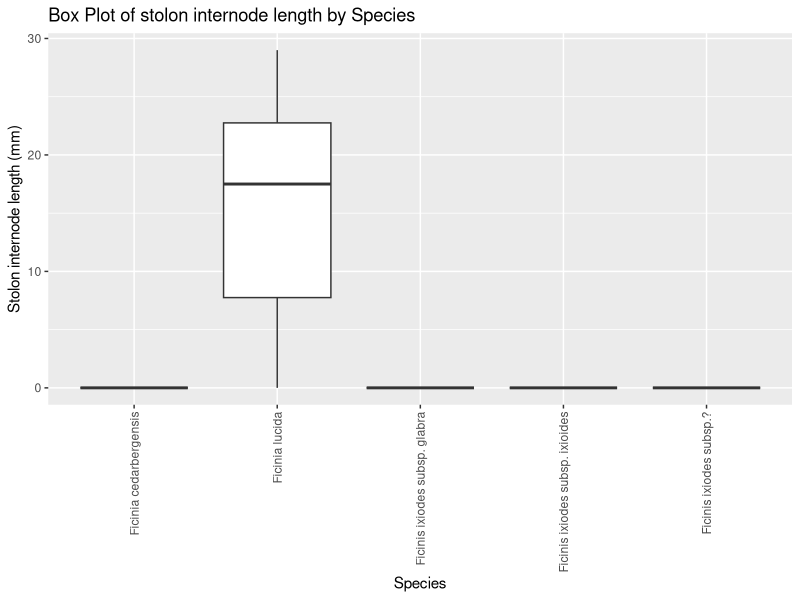
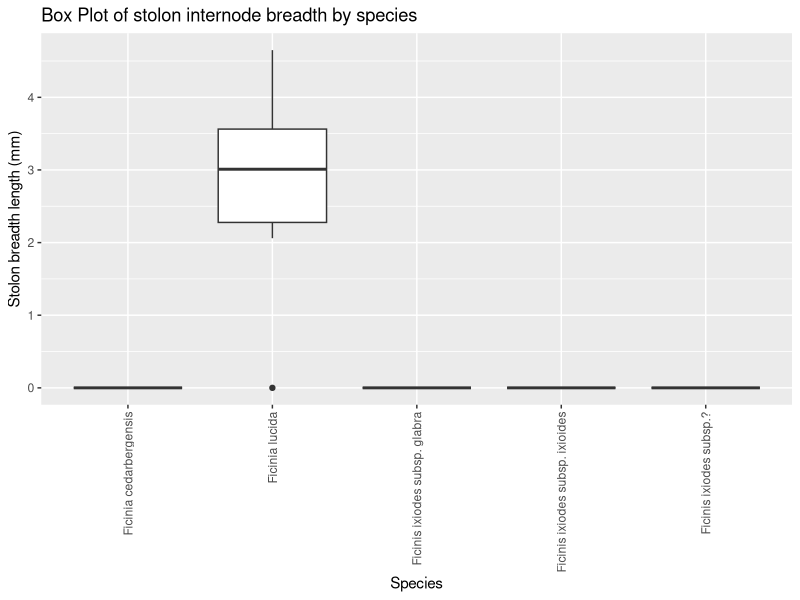
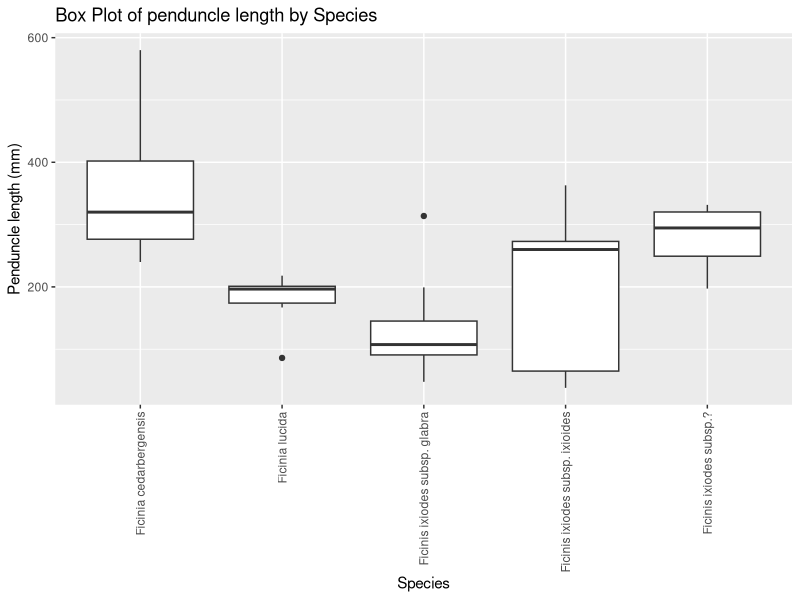
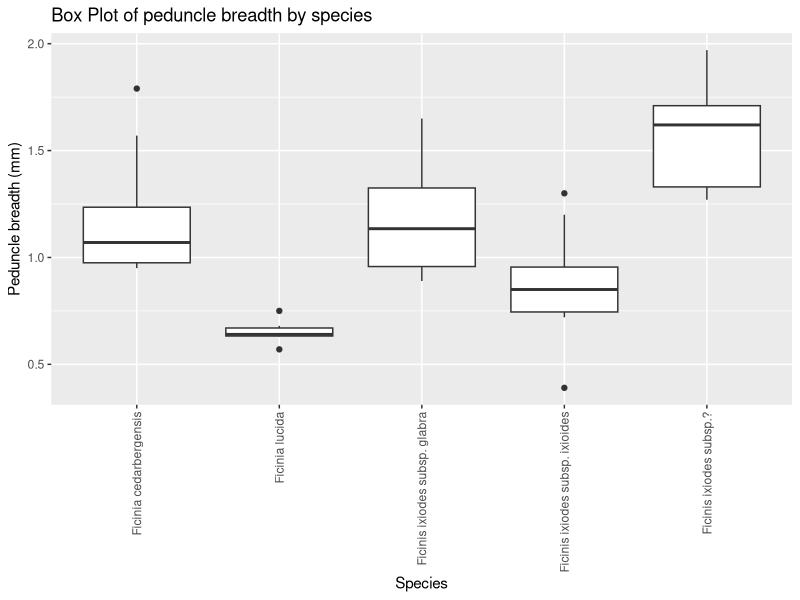
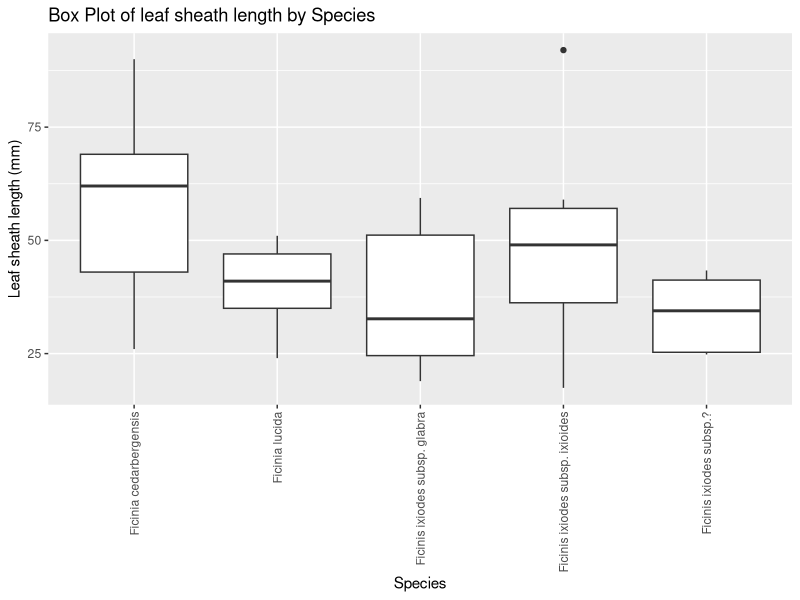
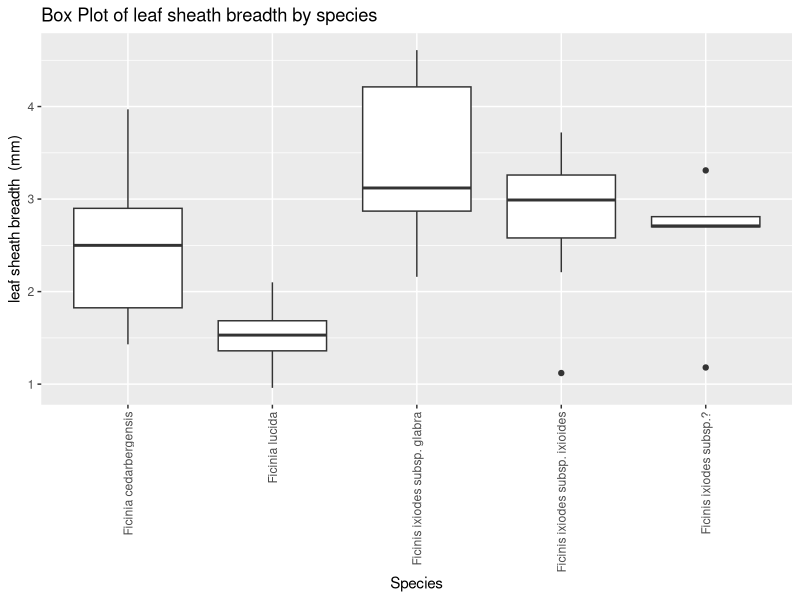
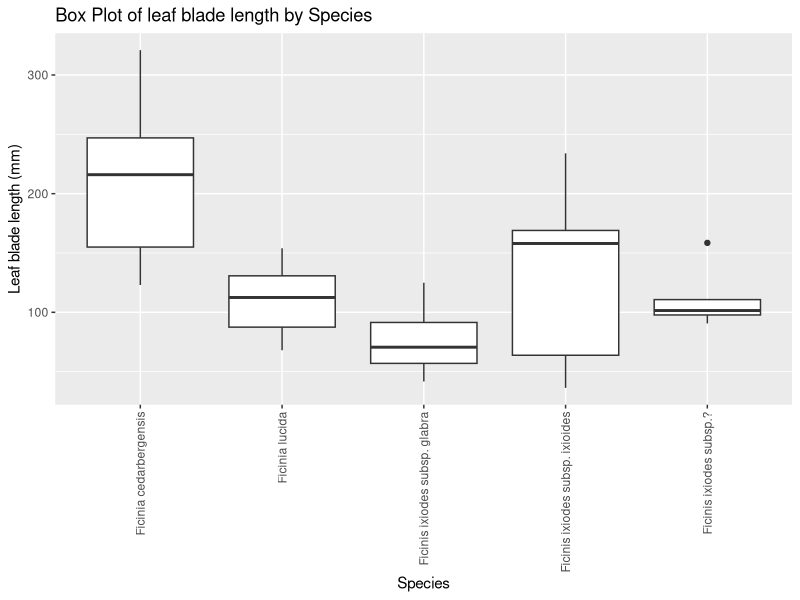
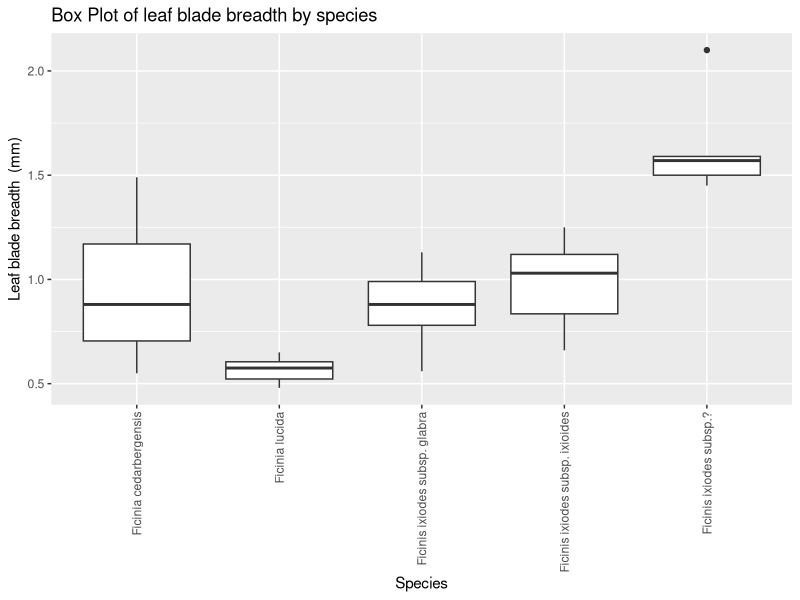

Write R code to recreate these figures, in order.
#---- Loading packages ----
install.packages('tidyverse')
library('tidyverse')
tidyverse_packages()


#---- Reading in data and data exploration ----

dat <- read.csv("data/raw_morph.csv") # reading in data

# Stolon internode

pdf("figures/exploration/stolon.pdf")

ggplot(data = dat, aes(x = Species, y = `SIL`)) + geom_boxplot() + labs(title = "Box Plot of stolon internode length by Species",x = "Species", y = "Stolon internode length (mm)") + theme(axis.text.x = element_text(angle = 90, hjust = 1, vjust = 0.5)) 

ggplot(data = dat, aes(x = Species, y = `SIB`)) + geom_boxplot() + labs(title = "Box Plot of stolon internode breadth by species",x = "Species", y = "Stolon breadth length (mm)") + theme(axis.text.x = element_text(angle = 90, hjust = 1, vjust = 0.5)) 

dev.off()

# Peduncle

pdf("figures/exploration/penducle.pdf")

ggplot(data = dat, aes(x = Species, y = `PL`)) + geom_boxplot() + labs(title = "Box Plot of penduncle length by Species",x = "Species", y = "Penduncle length (mm)") + theme(axis.text.x = element_text(angle = 90, hjust = 1, vjust = 0.5)) 

ggplot(data = dat, aes(x = Species, y = `PB`)) + geom_boxplot() + labs(title = "Box Plot of peduncle breadth by species",x = "Species", y = "Peduncle breadth (mm)") + theme(axis.text.x = element_text(angle = 90, hjust = 1, vjust = 0.5)) 

dev.off()

# Leaf sheath

pdf("figures/exploration/leaf sheath.pdf")

ggplot(data = dat, aes(x = Species, y = `LSL`)) + geom_boxplot() + labs(title = "Box Plot of leaf sheath length by Species",x = "Species", y = "Leaf sheath length (mm)") + theme(axis.text.x = element_text(angle = 90, hjust = 1, vjust = 0.5)) 

ggplot(data = dat, aes(x = Species, y = `LSB`)) + geom_boxplot() + labs(title = "Box Plot of leaf sheath breadth by species",x = "Species", y = "leaf sheath breadth  (mm)") + theme(axis.text.x = element_text(angle = 90, hjust = 1, vjust = 0.5)) 

dev.off()

# Leaf blade

pdf("figures/exploration/leaf blade.pdf")

ggplot(data = dat, aes(x = Species, y = `LBL`)) + geom_boxplot() + labs(title = "Box Plot of leaf blade length by Species",x = "Species", y = "Leaf blade length (mm)") + theme(axis.text.x = element_text(angle = 90, hjust = 1, vjust = 0.5)) 

ggplot(data = dat, aes(x = Species, y = `LBB`)) + geom_boxplot() + labs(title = "Box Plot of leaf blade breadth by species",x = "Species", y = "Leaf blade breadth  (mm)") + theme(axis.text.x = element_text(angle = 90, hjust = 1, vjust = 0.5)) 

dev.off()

# Inflorescence 

pdf("figures/exploration/inflorescence.pdf")

ggplot(data = dat, aes(x = Species, y = `IL`)) + geom_boxplot() + labs(title = "Box Plot of inflorescence length by Species",x = "Species", y = "Inflorescence length (mm)") + theme(axis.text.x = element_text(angle = 90, hjust = 1, vjust = 0.5)) 

ggplot(data = dat, aes(x = Species, y = `IB`)) + geom_boxplot() + labs(title = "Box Plot of inflorescence breadth by species",x = "Species", y = "Inflorescence breadth (mm)") + theme(axis.text.x = element_text(angle = 90, hjust = 1, vjust = 0.5)) 

dev.off()

# Inflorescence bract

pdf("figures/exploration/inflorescence bract.pdf")

ggplot(data = dat, aes(x = Species, y = `IBL`)) + geom_boxplot() + labs(title = "Box Plot of inflorescence bract length by Species",x = "Species", y = "Inflorescence bract length (mm)") + theme(axis.text.x = element_text(angle = 90, hjust = 1, vjust = 0.5)) 

ggplot(data = dat, aes(x = Species, y = `IBB`)) + geom_boxplot() + labs(title = "Box Plot of inflorescence bract breadth by species",x = "Species", y = "Inflorescence bract breadth (mm)") + theme(axis.text.x = element_text(angle = 90, hjust = 1, vjust = 0.5)) 

dev.off()

# Spikelet

pdf("figures/exploration/spikelet.pdf")

ggplot(data = dat, aes(x = Species, y = `SN`)) + geom_boxplot() + labs(title = "Box Plot of spikelet number by species",x = "Species", y = "Spikelet number") + theme(axis.text.x = element_text(angle = 90, hjust = 1, vjust = 0.5)) 
                                                                            
ggplot(data = dat, aes(x = Species, y = `SL`)) + geom_boxplot() + labs(title = "Box Plot of spikelet length by Species",x = "Species", y = "Spikelet length (mm)") + theme(axis.text.x = element_text(angle = 90, hjust = 1, vjust = 0.5)) 

ggplot(data = dat, aes(x = Species, y = `SB`)) + geom_boxplot() + labs(title = "Box Plot of spikelet breadth by species",x = "Species", y = "Spikelet breadth (mm)") + theme(axis.text.x = element_text(angle = 90, hjust = 1, vjust = 0.5)) 

dev.off()

# Glume 

pdf("figures/exploration/glume.pdf")

ggplot(data = dat, aes(x = Species, y = `GN`)) + geom_boxplot() + labs(title = "Box Plot of glume number by Species",x = "Species", y = "Glume number") + theme(axis.text.x = element_text(angle = 90, hjust = 1, vjust = 0.5)) 

ggplot(data = dat, aes(x = Species, y = `ML`)) + geom_boxplot() + labs(title = "Box Plot of mucro length by species",x = "Species", y = "Mucro length (mm)") + theme(axis.text.x = element_text(angle = 90, hjust = 1, vjust = 0.5)) 

ggplot(data = dat, aes(x = Species, y = `GL`)) + geom_boxplot() + labs(title = "Box Plot of glume length by Species",x = "Species", y = "Glume length (mm)") + theme(axis.text.x = element_text(angle = 90, hjust = 1, vjust = 0.5)) 

ggplot(data = dat, aes(x = Species, y = `GB`)) + geom_boxplot() + labs(title = "Box Plot of glume breadth by species",x = "Species", y = "Glume breadth (mm)") + theme(axis.text.x = element_text(angle = 90, hjust = 1, vjust = 0.5)) 

dev.off()

# Anther length 

pdf("figures/exploration/anther.pdf")

ggplot(data = dat, aes(x = Species, y = `AL`)) + geom_boxplot() + labs(title = "Box Plot of anther length by Species",x = "Species", y = "Anther length (mm)") + theme(axis.text.x = element_text(angle = 90, hjust = 1, vjust = 0.5)) 

dev.off()

# Nutlet 

pdf("figures/exploration/nutlet.pdf")

ggplot(data = dat, aes(x = Species, y = `NL`)) + geom_boxplot() + labs(title = "Box Plot of inflorescence length by Species",x = "Species", y = "Nutlet length (mm)") + theme(axis.text.x = element_text(angle = 90, hjust = 1, vjust = 0.5)) 

ggplot(data = dat, aes(x = Species, y = `NB`)) + geom_boxplot() + labs(title = "Box Plot of nutlet breadth by species",x = "Species", y = "Nutlet breadth (mm)") + theme(axis.text.x = element_text(angle = 90, hjust = 1, vjust = 0.5)) 

dev.off()